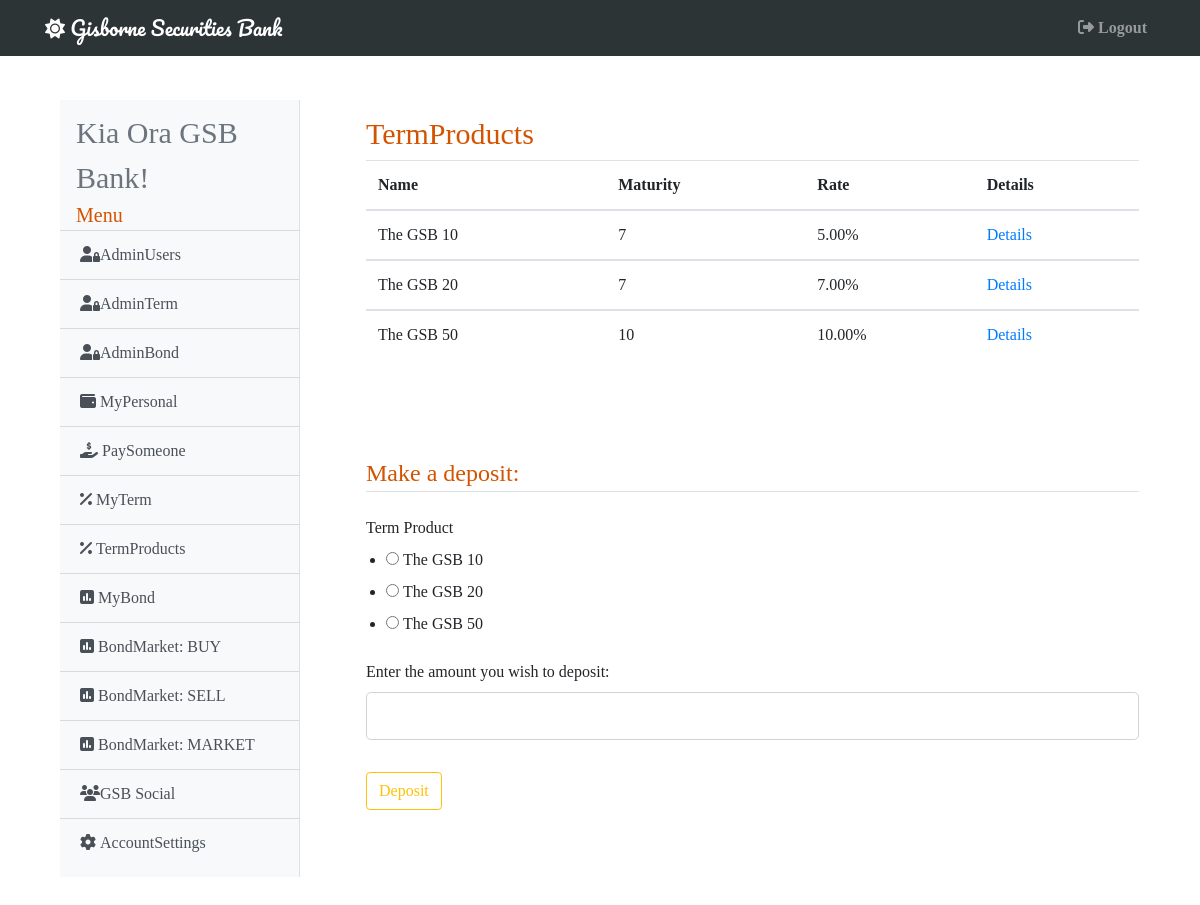
Before: /termproducts (signed in) with the older database file.
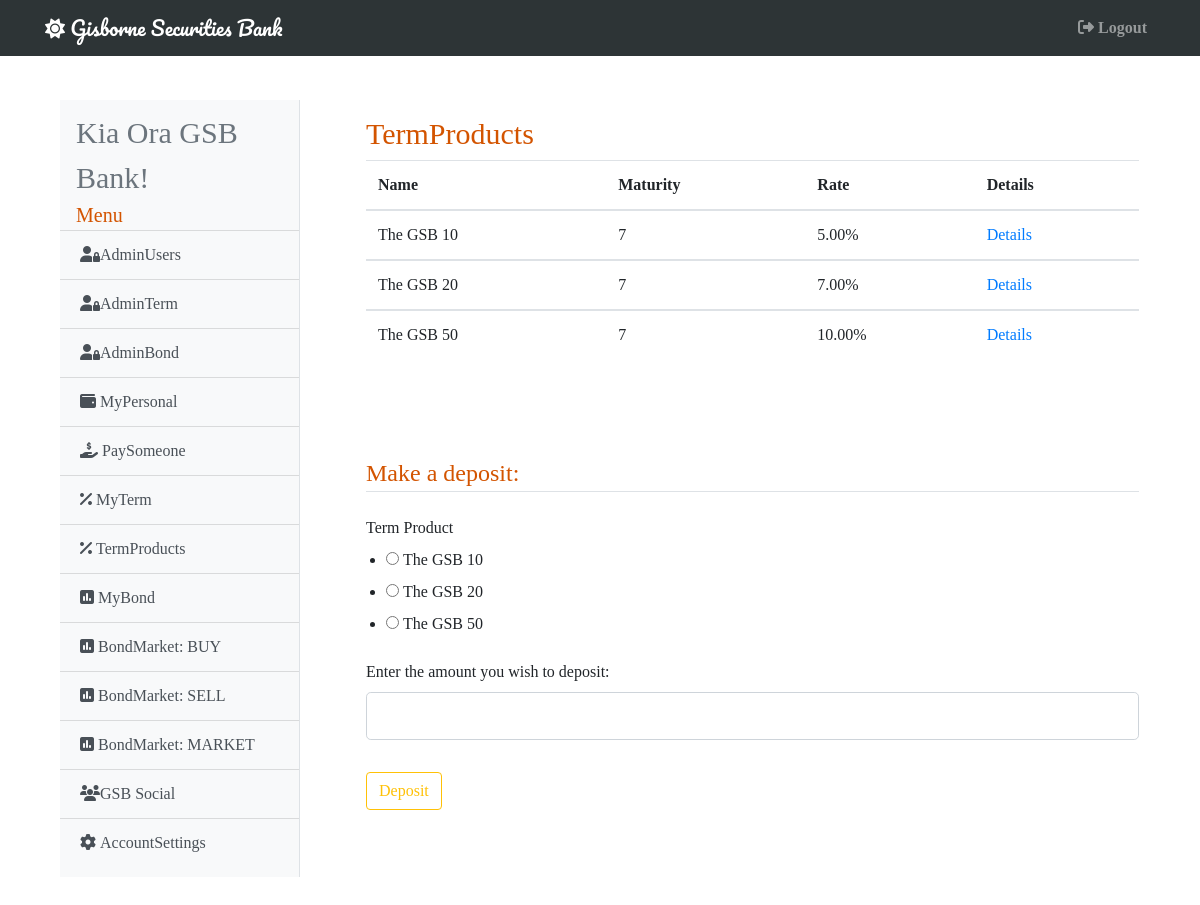
After: the same page with the newer database file.
### gsb/models.py (models this page shows)
class Term(db.Model):
    id = db.Column(db.Integer, primary_key=True)
    name = db.Column(db.String(50), unique=True, nullable=False)
    maturity = db.Column(db.Integer, nullable=False)
    rate = db.Column(db.Numeric(4, 2), nullable=False)
    info = db.Column(db.String(300), nullable=False)

### gsb/term/routes.py (the view, shortened to what this page needs)
@term.route('/termproducts', methods=['GET', 'POST'])
@login_required
def term_products():
    form = TermProducts()
    bank = User.query.filter_by(admin=True).first()
    stock = Term.query.order_by(Term.id).all()
    return render_template('terms/term_products.html', title='TermProducts', form=form, stock=stock)

### gsb/term/forms.py
class TermProducts(FlaskForm):
    product = RadioField('Term Product', choices=['The GSB 10', 'The GSB 20', 'The GSB 50'], validators=[DataRequired()])
    amount = DecimalField('Enter the amount you wish to deposit:', validators=[DataRequired()], places=2)
    submit = SubmitField('Deposit')

### gsb/models.py (called while the page is built)
@login_manager.user_loader
def load_user(user_id):
    return User.query.get(int(user_id))

### gsb/templates/terms/term_products.html (shortened to what this page needs)
{% extends 'base.html' %}
{% block content %}
    <div class="card-body shadow-lg p-3 mb-5 bg-white rounded" style="max-height: 500px; overflow: scroll;">
        <h1 style="font-size: 30px; color: #d35400;">TermProducts</h1>
            <table class="table">
                <thead>
                <tr>
                    <th scope="col">Name</th>
                    <th scope="col">Maturity</th>
                    <th scope="col">Rate</th>
                    <th scope="col">Details</th>
                </tr>
                {% for term in stock %}
                </thead>
                <tbody>
                <tr>
                    <td scope="row">{{ term.name }}</td>
                    <td>{{ term.maturity }}</td>
                    <td>{{ term.rate*100 }}%</td>
                    <td><a href="{{ url_for('term.product', term_id=term.id) }}">Details</a></td>
                </tr>
                {% endfor %}
                </tbody>
            </table>
    </div>
    <div class="card-body shadow-lg p-3 mb-5 bg-white rounded">
        <form method="POST" action="">
            <fieldset class="form-group">
                <legend class="border-bottom mb-4" style="color: #d35400;">Make a deposit:</legend>
                <div class="form-group">
                    {{ form.product.label(class="form-control-label") }}
                    {% if form.product.errors %}
                        {{ form.product(class="form-control form-control-lg is-invalid")}}
                        <div class="invalid-feedback">
                            {% for error in form.product.errors %}
                                <span>{{ error }}</span>
                            {% endfor %}
                        </div>
                    {% else %}
                        {{ form.product(class="form-check", type="radio") }}
                    {% endif %}
                </div>
                <div class="form-group">
                    {{ form.amount.label(class="form-control-label") }}
                    {% if form.amount.errors %}
                        {{ form.amount(class="form-control form-control-lg is-invalid")}}
                        <div class="invalid-feedback">
                            {% for error in form.amount.errors %}
                                <span>{{ error }}</span>
                            {% endfor %}
                        </div>
                    {% else %}
                        {{ form.amount(class="form-control form-control-lg") }}
                    {% endif %}
                </div>
            </fieldset>
            <div class="form-group">
                {{ form.submit(class="btn btn-outline-warning") }}
            </div>
        </form>
    </div>
{% endblock %}

Changed rows visible on the page:
changed Term "The GSB 50": maturity "10" → "7"
